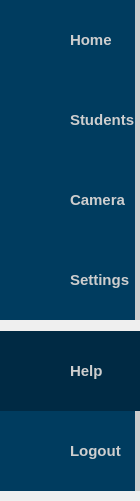
        <widget class="QFrame" name="menu_left">
         <property name="sizePolicy">
          <sizepolicy hsizetype="Preferred" vsizetype="Preferred">
           <horstretch>0</horstretch>
           <verstretch>0</verstretch>
          </sizepolicy>
         </property>
         <property name="maximumSize">
          <size>
           <width>70</width>
           <height>16777215</height>
          </size>
         </property>
         <property name="frameShape">
          <enum>QFrame::NoFrame</enum>
         </property>
         <property name="frameShadow">
          <enum>QFrame::Raised</enum>
         </property>
         <layout class="QVBoxLayout" name="verticalLayout_3">
          <property name="spacing">
           <number>1</number>
          </property>
          <property name="leftMargin">
           <number>0</number>
          </property>
          <property name="topMargin">
           <number>0</number>
          </property>
          <property name="rightMargin">
           <number>0</number>
          </property>
          <property name="bottomMargin">
           <number>0</number>
          </property>
          <item alignment="Qt::AlignTop">
           <widget class="QFrame" name="frame">
            <property name="minimumSize">
             <size>
              <width>0</width>
              <height>0</height>
             </size>
            </property>
            <property name="frameShape">
             <enum>QFrame::NoFrame</enum>
            </property>
            <property name="frameShadow">
             <enum>QFrame::Raised</enum>
            </property>
            <layout class="QVBoxLayout" name="verticalLayout_4">
             <property name="spacing">
              <number>0</number>
             </property>
             <property name="leftMargin">
              <number>0</number>
             </property>
             <property name="topMargin">
              <number>0</number>
             </property>
             <property name="rightMargin">
              <number>0</number>
             </property>
             <property name="bottomMargin">
              <number>0</number>
             </property>
             <item>
              <widget class="QPushButton" name="btn_menu_home">
               <property name="enabled">
                <bool>false</bool>
               </property>
               <property name="sizePolicy">
                <sizepolicy hsizetype="Expanding" vsizetype="Fixed">
                 <horstretch>0</horstretch>
                 <verstretch>0</verstretch>
                </sizepolicy>
               </property>
               <property name="minimumSize">
                <size>
                 <width>0</width>
                 <height>80</height>
                </size>
               </property>
               <property name="font">
                <font>
                 <family>Segoe UI</family>
                 <pointsize>11</pointsize>
                 <weight>75</weight>
                 <bold>true</bold>
                </font>
               </property>
               <property name="cursor">
                <cursorShape>PointingHandCursor</cursorShape>
               </property>
               <property name="styleSheet">
                <string notr="true">QPushButton {
	color: #cecece;
	background-image: url(:/24x24/images/icons/24x24/cil-home.png);
	background-position: left center;
	background-repeat: no-repeat;
	border: none;
	border-left: 25px solid #002A44;
	border-right: 5px solid #002A44;
	background-color: #002A44;
	text-align: left;
	padding-left: 45px;
}


QPushButton:!enabled
{
     background-color: #003c5f;
   	 border-right: 5px solid #cecece;
   	 border-left: 25px solid #003c5f;
}

QPushButton:hover {
	background-color:#003c5f;
	border-left: 25px solid #003c5f;
	border-right: 5px solid #F38530;
}

QPushButton:pressed {
	background-color: #F38530;
	border-left: 25px solid #F38530;
}
</string>
               </property>
               <property name="locale">
                <locale language="English" country="Cameroon"/>
               </property>
               <property name="text">
                <string>Home</string>
               </property>
              </widget>
             </item>
             <item>
              <widget class="QPushButton" name="btn_menu_students">
               <property name="enabled">
                <bool>false</bool>
               </property>
               <property name="sizePolicy">
                <sizepolicy hsizetype="Expanding" vsizetype="Fixed">
                 <horstretch>0</horstretch>
                 <verstretch>0</verstretch>
                </sizepolicy>
               </property>
               <property name="minimumSize">
                <size>
                 <width>0</width>
                 <height>80</height>
                </size>
               </property>
               <property name="font">
                <font>
                 <family>Segoe UI</family>
                 <pointsize>11</pointsize>
                 <weight>75</weight>
                 <bold>true</bold>
                </font>
               </property>
               <property name="cursor">
                <cursorShape>PointingHandCursor</cursorShape>
               </property>
               <property name="styleSheet">
                <string notr="true">QPushButton {
	color: #cecece;
	background-image: url(:/24x24/images/icons/24x24/cil-people.png);
	background-position: left center;
	background-repeat: no-repeat;
	border: none;
	border-left: 25px solid #002A44;
	border-right: 5px solid #002A44;
	background-color: #002A44;
	text-align: left;
	padding-left: 45px;
}

QPushButton:!enabled
{
     background-color: #003c5f;
   	 border-right: 5px solid #cecece;
   	 border-left: 25px solid #003c5f;
}


QPushButton:hover {
	background-color:#003c5f;
	border-left: 25px solid #003c5f;
	border-right: 5px solid #F38530;
}

QPushButton:pressed {
	background-color: #F38530;
	border-left: 25px solid #F38530;
}
</string>
               </property>
               <property name="text">
                <string>Students</string>
               </property>
              </widget>
             </item>
             <item>
              <widget class="QPushButton" name="btn_menu_camera">
               <property name="enabled">
                <bool>false</bool>
               </property>
               <property name="sizePolicy">
                <sizepolicy hsizetype="Expanding" vsizetype="Fixed">
                 <horstretch>0</horstretch>
                 <verstretch>0</verstretch>
                </sizepolicy>
               </property>
               <property name="minimumSize">
                <size>
                 <width>0</width>
                 <height>80</height>
                </size>
               </property>
               <property name="font">
                <font>
                 <family>Segoe UI</family>
                 <pointsize>11</pointsize>
                 <weight>75</weight>
                 <bold>true</bold>
                </font>
               </property>
               <property name="cursor">
                <cursorShape>PointingHandCursor</cursorShape>
               </property>
               <property name="styleSheet">
                <string notr="true">QPushButton {
	color: #cecece;
	background-image: url(:/24x24/images/icons/24x24/cil-video.png);
	background-position: left center;
	background-repeat: no-repeat;
	border: none;
	border-left: 25px solid #002A44;
	border-right: 5px solid #002A44;
	background-color: #002A44;
	text-align: left;
	padding-left: 45px;
}

QPushButton:!enabled
{
     background-color: #003c5f;
   	 border-right: 5px solid #cecece;
   	 border-left: 25px solid #003c5f;
}


QPushButton:hover {
	background-color:#003c5f;
	border-left: 25px solid #003c5f;
	border-right: 5px solid #F38530;
}

QPushButton:pressed {
	background-color: #F38530;
	border-left: 25px solid #F38530;
}
</string>
               </property>
               <property name="text">
                <string>Camera</string>
               </property>
              </widget>
             </item>
             <item>
              <widget class="QPushButton" name="btn_menu_settings">
               <property name="enabled">
                <bool>false</bool>
               </property>
               <property name="sizePolicy">
                <sizepolicy hsizetype="Expanding" vsizetype="Fixed">
                 <horstretch>0</horstretch>
                 <verstretch>0</verstretch>
                </sizepolicy>
               </property>
               <property name="minimumSize">
                <size>
                 <width>0</width>
                 <height>80</height>
                </size>
               </property>
               <property name="font">
                <font>
                 <family>Segoe UI</family>
                 <pointsize>11</pointsize>
                 <weight>75</weight>
                 <bold>true</bold>
                </font>
               </property>
               <property name="cursor">
                <cursorShape>PointingHandCursor</cursorShape>
               </property>
               <property name="styleSheet">
                <string notr="true">QPushButton {
	color: #cecece;
	background-image: url(:/24x24/images/icons/24x24/cil-settings.png);
	background-position: left center;
	background-repeat: no-repeat;
	border: none;
	border-left: 25px solid #002A44;
	border-right: 5px solid #002A44;
	background-color: #002A44;
	text-align: left;
	padding-left: 45px;
}

QPushButton:!enabled
{
     background-color: #003c5f;
   	 border-right: 5px solid #cecece;
   	 border-left: 25px solid #003c5f;
}


QPushButton:hover {
	background-color:#003c5f;
	border-left: 25px solid #003c5f;
	border-right: 5px solid #F38530;
}

QPushButton:pressed {
	background-color: #F38530;
	border-left: 25px solid #F38530;
}
</string>
               </property>
               <property name="locale">
                <locale language="English" country="Cameroon"/>
               </property>
               <property name="text">
                <string>Settings</string>
               </property>
              </widget>
             </item>
            </layout>
           </widget>
          </item>
          <item alignment="Qt::AlignBottom">
           <widget class="QFrame" name="menu_bottom">
            <property name="sizePolicy">
             <sizepolicy hsizetype="Preferred" vsizetype="Preferred">
              <horstretch>0</horstretch>
              <verstretch>0</verstretch>
             </sizepolicy>
            </property>
            <property name="minimumSize">
             <size>
              <width>0</width>
              <height>150</height>
             </size>
            </property>
            <property name="maximumSize">
             <size>
              <width>16777215</width>
              <height>16777215</height>
             </size>
            </property>
            <property name="locale">
             <locale language="English" country="Cameroon"/>
            </property>
            <property name="frameShape">
             <enum>QFrame::NoFrame</enum>
            </property>
            <property name="frameShadow">
             <enum>QFrame::Raised</enum>
            </property>
            <layout class="QVBoxLayout" name="verticalLayout_5">
             <property name="spacing">
              <number>0</number>
             </property>
             <property name="leftMargin">
              <number>0</number>
             </property>
             <property name="topMargin">
              <number>10</number>
             </property>
             <property name="rightMargin">
              <number>0</number>
             </property>
             <property name="bottomMargin">
              <number>10</number>
             </property>
             <item>
              <widget class="QPushButton" name="btn_menu_help">
               <property name="enabled">
                <bool>true</bool>
               </property>
               <property name="sizePolicy">
                <sizepolicy hsizetype="Expanding" vsizetype="Fixed">
                 <horstretch>0</horstretch>
                 <verstretch>0</verstretch>
                </sizepolicy>
               </property>
               <property name="minimumSize">
                <size>
                 <width>0</width>
                 <height>80</height>
                </size>
               </property>
               <property name="font">
                <font>
                 <family>Segoe UI</family>
                 <pointsize>11</pointsize>
                 <weight>75</weight>
                 <bold>true</bold>
                </font>
               </property>
               <property name="cursor">
                <cursorShape>PointingHandCursor</cursorShape>
               </property>
               <property name="styleSheet">
                <string notr="true">QPushButton {
	color: #cecece;
	background-image: url(:/24x24/images/icons/24x24/cil-lightbulb.png);
	background-position: left center;
	background-repeat: no-repeat;
	border: none;
	border-left: 25px solid #002A44;
	border-right: 5px solid #002A44;
	background-color: #002A44;
	text-align: left;
	padding-left: 45px;
}

QPushButton:!enabled
{
     background-color: #003c5f;
   	 border-right: 5px solid #cecece;
   	 border-left: 25px solid #003c5f;
}


QPushButton:hover {
	background-color:#003c5f;
	border-left: 25px solid #003c5f;
	border-right: 5px solid #F38530;
}

QPushButton:pressed {
	background-color: #F38530;
	border-left: 25px solid #F38530;
}
</string>
               </property>
               <property name="text">
                <string>Help</string>
               </property>
              </widget>
             </item>
             <item>
              <widget class="QPushButton" name="btn_menu_logout">
               <property name="enabled">
                <bool>false</bool>
               </property>
               <property name="sizePolicy">
                <sizepolicy hsizetype="Expanding" vsizetype="Fixed">
                 <horstretch>0</horstretch>
                 <verstretch>0</verstretch>
                </sizepolicy>
               </property>
               <property name="minimumSize">
                <size>
                 <width>0</width>
                 <height>80</height>
                </size>
               </property>
               <property name="font">
                <font>
                 <family>Segoe UI</family>
                 <pointsize>11</pointsize>
                 <weight>75</weight>
                 <bold>true</bold>
                </font>
               </property>
               <property name="cursor">
                <cursorShape>PointingHandCursor</cursorShape>
               </property>
               <property name="styleSheet">
                <string notr="true">QPushButton {
	
	background-image: url(:/24x24/images/icons/24x24/cil-power-standby.png);
	color: #cecece;
	background-position: left center;
	background-repeat: no-repeat;
	border: none;
	border-left: 25px solid #002A44;
	border-right: 5px solid #002A44;
	background-color: #002A44;
	text-align: left;
	padding-left: 45px;
}

QPushButton:!enabled
{
     background-color: #003c5f;
   	 border-right: 5px solid #cecece;
   	 border-left: 25px solid #003c5f;
}


QPushButton:hover {
	background-color:#003c5f;
	border-left: 25px solid #003c5f;
	border-right: 5px solid #F38530;
}

QPushButton:pressed {
	background-color: #F38530;
	border-left: 25px solid #F38530;
}
</string>
               </property>
               <property name="locale">
                <locale language="English" country="Cameroon"/>
               </property>
               <property name="text">
                <string>Logout</string>
               </property>
              </widget>
             </item>
            </layout>
           </widget>
          </item>
         </layout>
        </widget>
